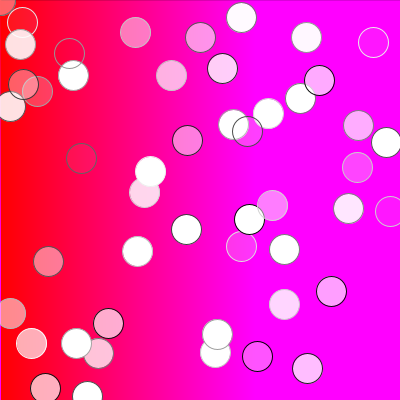
Frame 1 (no input)
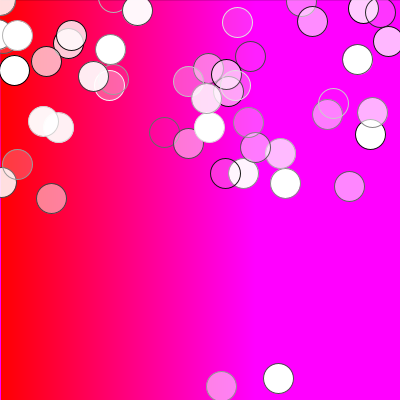
Frame 60 (the mouse pressed at the canvas centre just before this capture)
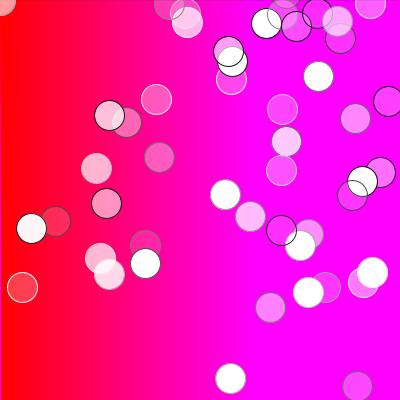
Frame 120 (the mouse held since frame 60 and released just before this capture)

The Processing sketch that drew these frames (run headless with seeded random() and noise(); from frame 60 on, the mouse is pressed at the canvas centre):

// Processing sketch: processing_97681
// ── processing_97681.pde

int Rodones = 50;
int bordes = 30;
float[] posx= new float [Rodones];
float[] posy= new float [Rodones];
float[] velx= new float [Rodones];
float[] vely= new float [Rodones];
void setup(){
size(400,400);
for(int a=2; a< Rodones; a++){
posx[a] =random(width);
posy[a] =random(height);
velx[a] =random(0,10);
vely[a] = 10;
}
}
void draw(){
background(0);
for(int a=0;a<width; a++){
stroke(400,0,a);
line(0,a,0,height);
line(a,0,a,width);
line(a,a,a,height);
line(a,a,width,height);}
for (int a=0; a< Rodones; a++) {
posx[a] = posx[a] + velx[a];
posy[a] = posy[a] + vely[a];


if (posx[a] < 0 || posx[a] > (height-bordes)) {
velx[a] = -velx[a];
}
if (posy[a] < 0 || posy[a] > (width-bordes)) {
vely[a] = -vely[a];
}
stroke(random(255));
fill(255,random(300));
ellipse(posx[a],posy[a],30,30);
}
}
